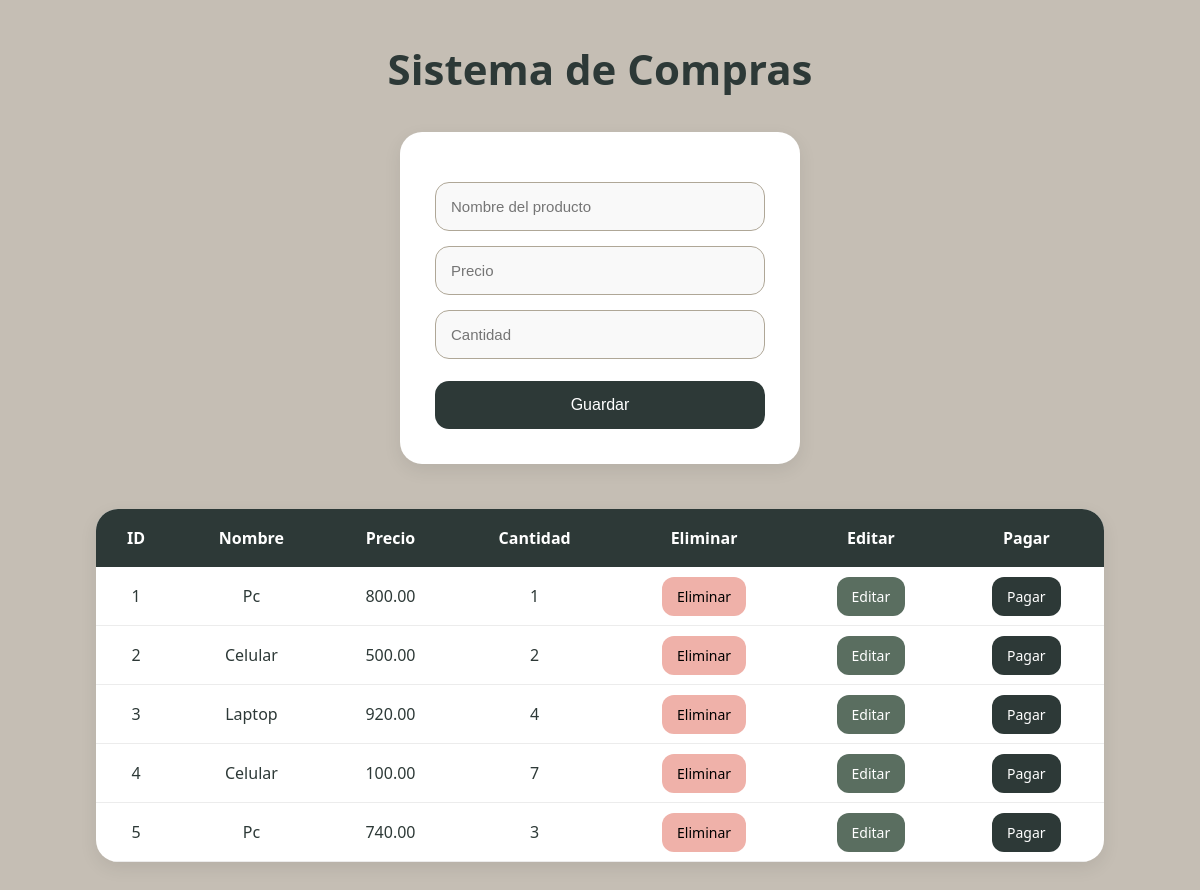
The page / on the database its author committed.
### tables this page shows
CREATE TABLE `productos` (
  `id` int(11) NOT NULL,
  `nombre` varchar(100) DEFAULT NULL,
  `precio` decimal(10,2) DEFAULT NULL,
  `cantidad` int(11) DEFAULT NULL
);

### index.php (the view, shortened to what this page needs)
<!DOCTYPE html>
<html>
<head>
    <link rel="stylesheet" href="estilos.css">
</head>
<body>
<h1>Sistema de Compras</h1>
<form action="agregar.php" method="POST">
    <input type="text" name="nombre" placeholder="Nombre del producto" required>
    <input type="number" step="0.01" name="precio" placeholder="Precio" required>
    <input type="number" name="cantidad" placeholder="Cantidad" required>
    <button type="submit">Guardar</button>
</form>
<table>
<tr>
    <th>ID</th>
    <th>Nombre</th>
    <th>Precio</th>
    <th>Cantidad</th>
    <th>Eliminar</th>
    <th>Editar</th>
    <th>Pagar</th>
</tr>
<?php
$consulta = mysqli_query($conexion, "SELECT * FROM productos");
while($fila = mysqli_fetch_assoc($consulta)){
?>
<tr>
<td><?php echo $fila['id']; ?></td>
<td><?php echo $fila['nombre']; ?></td>
<td><?php echo $fila['precio']; ?></td>
<td><?php echo $fila['cantidad']; ?></td>
<td>
<a class="eliminar"
href="eliminar.php?id=<?php echo $fila['id']; ?>">
Eliminar
</a>
</td>
<td>
<a class="editar"
href="editar.php?id=<?php echo $fila['id']; ?>">
Editar
</a>
</td>
<td>
<a class="pagar"
href="pago.php?id=<?php echo $fila['id']; ?>">
Pagar
</a>
</td>
</tr>
<?php
}
?>
</table>
</body>
</html>

### estilos.css (style rules this page uses)
* { margin: 0; padding: 0; box-sizing: border-box; }
body { font-family: 'Segoe UI', sans-serif; background: #C5BEB4; color: #2D3937; padding: 40px; }
h1 { text-align: center; margin-bottom: 35px; font-size: 42px; font-weight: 700; color: #2D3937; }
form { width: 400px; background: #FFFFFF; margin: auto; padding: 35px; border-radius: 22px; box-shadow: 0 6px 18px rgba(0,0,0,0.08); }
input, select { width: 100%; padding: 15px; margin-top: 15px; border: 1px solid #AFA797; border-radius: 14px; outline: none; background: #f9f9f9; font-size: 15px; color: #2D3937; transition: 0.3s; }
button { width: 100%; padding: 15px; margin-top: 22px; border: none; border-radius: 14px; background: #2D3937; color: white; font-size: 16px; cursor: pointer; transition: 0.3s; }
table { width: 90%; margin: 45px auto; border-collapse: collapse; background: #FFFFFF; border-radius: 22px; overflow: hidden; box-shadow: 0 6px 18px rgba(0,0,0,0.08); }
th { background: #2D3937; color: white; padding: 18px; font-weight: 600; }
td { padding: 18px; text-align: center; border-bottom: 1px solid #ececec; }
a { text-decoration: none; padding: 10px 15px; border-radius: 12px; color: white; font-size: 14px; transition: 0.3s; }
.eliminar { background: #EFB1A9; color: #000000; }
.editar { background: #5A6E60; }
.pagar { background: #2D3937; }

### rows shown on the page
productos: id "1", nombre "Pc", precio "800.00", cantidad "1"
productos: id "2", nombre "Celular", precio "500.00", cantidad "2"
productos: id "3", nombre "Laptop", precio "920.00", cantidad "4"
productos: id "4", nombre "Celular", precio "100.00", cantidad "7"
productos: id "5", nombre "Pc", precio "740.00", cantidad "3"
